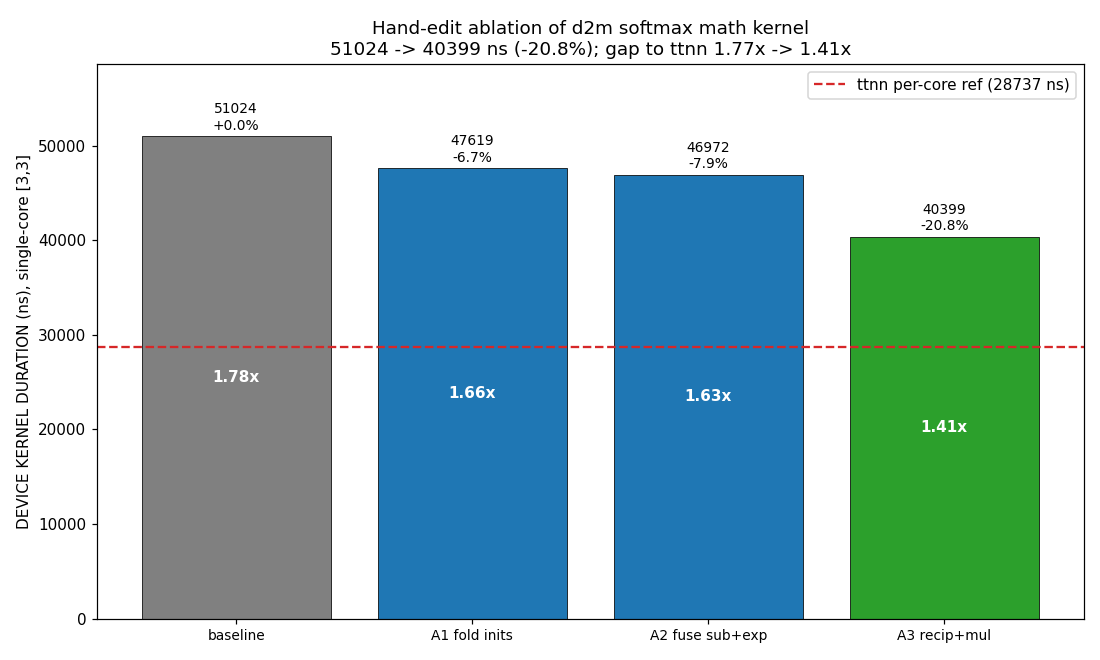

Source code (Python):
# SPDX-FileCopyrightText: (c) 2026 Tenstorrent AI ULC
#
# SPDX-License-Identifier: Apache-2.0
"""Hand-edit ablation of the d2m softmax MATH kernel (single-core [3,3], fp32).

Dumped the generated TRISC math kernel (kernel5) via `ttrt perf --dump-kernels`,
hand-edited it, and re-timed each change with `ttrt perf --load-kernels`
(DEVICE KERNEL DURATION). Each step is cumulative on the prior one.

Correctness: the final (A3) kernel was run with `ttrt run --load-kernels --seed 0
--save-artifacts`; its device output PCC=1.0 vs torch.softmax(dim=1), row-sums in
[0.9984, 1.0012]. A1/A2 are semantics-preserving by construction; A3 reproduces
ttnn's own recip-in-reduce + bcast-mul numerics (moreh_softmax_w.cpp:168-206).

What each step does:
  A1  dedupe 10 exact-duplicate top inits (compute_kernel_hw_startup / init_sfpu)
      + hoist reduce_init/reduce_uninit out of the per-tile reduce body
      (init-once / reduce-many / uninit-once, the standard reduce idiom).
  A2  fuse sub + exp in DST: exp the (x-max) result in-register and pack straight
      to the exps CB -> kills the separate exp pass, its L1 round-trip, and a
      barrier. Small here: on one uncontended core the L1 hop is cheap.
  A3  fold recip into the sum-reduce (1/sum computed in-DST before pack) and swap
      the per-tile bcast `div` for a bcast `mul`. Biggest single win: SFPU
      division is iterative/expensive vs reciprocal-once-per-row + multiply.

ttnn per-core reference for the same 9 tiles ~= 28737 ns (matched 64-core op-level
DEVICE KERNEL DURATION). The edits close the gap from 1.77x -> 1.41x. The residual
is structural: 5 remaining L1-materializing passes (fill-scalers, reduce_max,
exps, reduce_sum) each gated by a load-bearing unpack_stall_on_pack barrier, plus
per-tile op-type reconfig. Removing those needs true cross-op loop fusion (keep
intermediates in DST across reduce->sub->exp->reduce->mul), i.e. a compiler pass,
not a line edit -- the barriers cannot simply be deleted (the loops write via
pack_tile<true> direct-to-L1, so ordering depends on them; deleting corrupts).
"""
import os

HERE = os.path.dirname(os.path.abspath(__file__))

# (label, cumulative ns, note)
STEPS = [
    ("baseline", 51024, "generated d2m [3,3] math kernel"),
    ("A1 fold inits", 47619, "dedupe top inits + hoist reduce init/uninit"),
    ("A2 fuse sub+exp", 46972, "exp in-DST, kill exp pass + L1 hop + barrier"),
    ("A3 recip+mul", 40399, "fold recip into reduce, div -> mul  (PCC=1.0)"),
]
TTNN_REF = 28737  # per-core, 9 tiles/core, matched 64-core op-level


def main():
    import matplotlib

    matplotlib.use("Agg")
    import matplotlib.pyplot as plt
    import numpy as np

    labels = [s[0] for s in STEPS]
    ns = [s[1] for s in STEPS]
    x = np.arange(len(STEPS))

    fig, ax = plt.subplots(figsize=(10, 6))
    bars = ax.bar(x, ns, color=["0.5", "C0", "C0", "C2"], edgecolor="k", linewidth=0.5)
    ax.axhline(
        TTNN_REF,
        color="C3",
        ls="--",
        lw=1.5,
        label=f"ttnn per-core ref ({TTNN_REF} ns)",
    )
    base = ns[0]
    for i, v in enumerate(ns):
        d = 100.0 * (v - base) / base
        ax.text(i, v + 400, f"{v}\n{d:+.1f}%", ha="center", va="bottom", fontsize=9)
        ax.text(
            i,
            v / 2,
            f"{v / TTNN_REF:.2f}x",
            ha="center",
            va="center",
            fontsize=10,
            color="white",
            fontweight="bold",
        )
    ax.set_xticks(x)
    ax.set_xticklabels(labels, fontsize=9)
    ax.set_ylabel("DEVICE KERNEL DURATION (ns), single-core [3,3]")
    ax.set_title(
        "Hand-edit ablation of d2m softmax math kernel\n"
        f"51024 -> 40399 ns (-20.8%); gap to ttnn 1.77x -> 1.41x"
    )
    ax.set_ylim(0, max(ns) * 1.15)
    ax.legend()
    fig.tight_layout()
    out = os.path.join(HERE, "kernel_ablation.png")
    fig.savefig(out, dpi=110)
    print(f"wrote {out}")
    print("\nstep              | ns    | d cum  | xttnn | note")
    for lbl, v, note in STEPS:
        print(
            f"{lbl:17s} | {v:5d} | {100*(v-base)/base:+5.1f}% | {v/TTNN_REF:.2f}x | {note}"
        )


if __name__ == "__main__":
    main()
